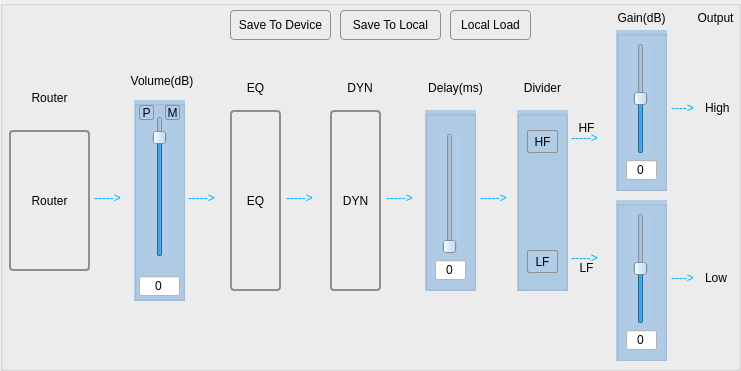
    <widget class="QGroupBox" name="groupBox_2">
     <property name="geometry">
      <rect>
       <x>20</x>
       <y>290</y>
       <width>741</width>
       <height>371</height>
      </rect>
     </property>
     <property name="title">
      <string/>
     </property>
     <widget class="QLabel" name="label_107">
      <property name="geometry">
       <rect>
        <x>230</x>
        <y>80</y>
        <width>51</width>
        <height>16</height>
       </rect>
      </property>
      <property name="text">
       <string>EQ</string>
      </property>
      <property name="alignment">
       <set>Qt::AlignCenter</set>
      </property>
     </widget>
     <widget class="QPushButton" name="eq">
      <property name="geometry">
       <rect>
        <x>230</x>
        <y>110</y>
        <width>51</width>
        <height>181</height>
       </rect>
      </property>
      <property name="focusPolicy">
       <enum>Qt::NoFocus</enum>
      </property>
      <property name="styleSheet">
       <string notr="true">QPushButton {
     border: 2px solid #8f8f91;
     border-radius: 4px;
     background-color: qlineargradient(x1: 0, y1: 0, x2: 0, y2: 1,
                                       stop: 0 #f6f7fa, stop: 1 #dadbde);
 }

 QPushButton:pressed {
     background-color: qlineargradient(x1: 0, y1: 0, x2: 0, y2: 1,
                                       stop: 0 #dadbde, stop: 1 #f6f7fa);
 }
</string>
      </property>
      <property name="text">
       <string>EQ</string>
      </property>
     </widget>
     <widget class="QLabel" name="label_135">
      <property name="geometry">
       <rect>
        <x>286</x>
        <y>190</y>
        <width>41</width>
        <height>16</height>
       </rect>
      </property>
      <property name="styleSheet">
       <string notr="true">color: rgb(0, 170, 255);</string>
      </property>
      <property name="text">
       <string>-----&gt;</string>
      </property>
     </widget>
     <widget class="QLabel" name="label_137">
      <property name="geometry">
       <rect>
        <x>386</x>
        <y>190</y>
        <width>41</width>
        <height>16</height>
       </rect>
      </property>
      <property name="styleSheet">
       <string notr="true">color: rgb(0, 170, 255);</string>
      </property>
      <property name="text">
       <string>-----&gt;</string>
      </property>
     </widget>
     <widget class="QLabel" name="label_138">
      <property name="geometry">
       <rect>
        <x>480</x>
        <y>190</y>
        <width>41</width>
        <height>16</height>
       </rect>
      </property>
      <property name="styleSheet">
       <string notr="true">color: rgb(0, 170, 255);</string>
      </property>
      <property name="text">
       <string>-----&gt;</string>
      </property>
     </widget>
     <widget class="QGroupBox" name="groupBox_11">
      <property name="geometry">
       <rect>
        <x>616</x>
        <y>30</y>
        <width>51</width>
        <height>161</height>
       </rect>
      </property>
      <property name="styleSheet">
       <string notr="true">background-color: rgb(177, 204, 231);</string>
      </property>
      <property name="title">
       <string/>
      </property>
      <widget class="QSlider" name="HFGainSlider">
       <property name="geometry">
        <rect>
         <x>15</x>
         <y>13</y>
         <width>20</width>
         <height>111</height>
        </rect>
       </property>
       <property name="minimum">
        <number>-15</number>
       </property>
       <property name="maximum">
        <number>15</number>
       </property>
       <property name="singleStep">
        <number>1</number>
       </property>
       <property name="value">
        <number>0</number>
       </property>
       <property name="orientation">
        <enum>Qt::Vertical</enum>
       </property>
      </widget>
      <widget class="QLineEdit" name="HFGainValue">
       <property name="geometry">
        <rect>
         <x>10</x>
         <y>130</y>
         <width>31</width>
         <height>20</height>
        </rect>
       </property>
       <property name="styleSheet">
        <string notr="true">background-color: rgb(255, 255, 255);</string>
       </property>
       <property name="text">
        <string>0</string>
       </property>
       <property name="alignment">
        <set>Qt::AlignCenter</set>
       </property>
      </widget>
     </widget>
     <widget class="QGroupBox" name="groupBox_10">
      <property name="geometry">
       <rect>
        <x>425</x>
        <y>110</y>
        <width>51</width>
        <height>181</height>
       </rect>
      </property>
      <property name="styleSheet">
       <string notr="true">background-color: rgb(177, 204, 231);</string>
      </property>
      <property name="title">
       <string/>
      </property>
      <widget class="QSlider" name="delaySlider">
       <property name="geometry">
        <rect>
         <x>15</x>
         <y>23</y>
         <width>20</width>
         <height>121</height>
        </rect>
       </property>
       <property name="maximum">
        <number>250</number>
       </property>
       <property name="value">
        <number>0</number>
       </property>
       <property name="orientation">
        <enum>Qt::Vertical</enum>
       </property>
      </widget>
      <widget class="QLineEdit" name="delayValue">
       <property name="geometry">
        <rect>
         <x>10</x>
         <y>150</y>
         <width>31</width>
         <height>20</height>
        </rect>
       </property>
       <property name="styleSheet">
        <string notr="true">background-color: rgb(255, 255, 255);</string>
       </property>
       <property name="text">
        <string>0</string>
       </property>
       <property name="alignment">
        <set>Qt::AlignCenter</set>
       </property>
      </widget>
     </widget>
     <widget class="QLabel" name="label_111">
      <property name="geometry">
       <rect>
        <x>616</x>
        <y>10</y>
        <width>51</width>
        <height>16</height>
       </rect>
      </property>
      <property name="text">
       <string>Gain(dB)</string>
      </property>
      <property name="alignment">
       <set>Qt::AlignCenter</set>
      </property>
     </widget>
     <widget class="QPushButton" name="router">
      <property name="geometry">
       <rect>
        <x>9</x>
        <y>130</y>
        <width>81</width>
        <height>141</height>
       </rect>
      </property>
      <property name="focusPolicy">
       <enum>Qt::NoFocus</enum>
      </property>
      <property name="styleSheet">
       <string notr="true">QPushButton {
     border: 2px solid #8f8f91;
     border-radius: 4px;
     background-color: qlineargradient(x1: 0, y1: 0, x2: 0, y2: 1,
                                       stop: 0 #f6f7fa, stop: 1 #dadbde);
 }

 QPushButton:pressed {
     background-color: qlineargradient(x1: 0, y1: 0, x2: 0, y2: 1,
                                       stop: 0 #dadbde, stop: 1 #f6f7fa);
 }
</string>
      </property>
      <property name="text">
       <string>Router</string>
      </property>
     </widget>
     <widget class="QLabel" name="label_90">
      <property name="geometry">
       <rect>
        <x>29</x>
        <y>90</y>
        <width>41</width>
        <height>16</height>
       </rect>
      </property>
      <property name="text">
       <string>Router</string>
      </property>
      <property name="alignment">
       <set>Qt::AlignCenter</set>
      </property>
     </widget>
     <widget class="QLabel" name="label_109">
      <property name="geometry">
       <rect>
        <x>340</x>
        <y>80</y>
        <width>40</width>
        <height>16</height>
       </rect>
      </property>
      <property name="text">
       <string>DYN</string>
      </property>
      <property name="alignment">
       <set>Qt::AlignCenter</set>
      </property>
     </widget>
     <widget class="QLabel" name="label_113">
      <property name="geometry">
       <rect>
        <x>188</x>
        <y>190</y>
        <width>41</width>
        <height>16</height>
       </rect>
      </property>
      <property name="styleSheet">
       <string notr="true">color: rgb(0, 170, 255);</string>
      </property>
      <property name="text">
       <string>-----&gt;</string>
      </property>
     </widget>
     <widget class="QLabel" name="label_110">
      <property name="geometry">
       <rect>
        <x>425</x>
        <y>80</y>
        <width>61</width>
        <height>16</height>
       </rect>
      </property>
      <property name="text">
       <string>Delay(ms)</string>
      </property>
      <property name="alignment">
       <set>Qt::AlignCenter</set>
      </property>
     </widget>
     <widget class="QGroupBox" name="groupBox_12">
      <property name="geometry">
       <rect>
        <x>616</x>
        <y>200</y>
        <width>51</width>
        <height>161</height>
       </rect>
      </property>
      <property name="styleSheet">
       <string notr="true">background-color: rgb(177, 204, 231);</string>
      </property>
      <property name="title">
       <string/>
      </property>
      <widget class="QSlider" name="LFGainSlider">
       <property name="geometry">
        <rect>
         <x>15</x>
         <y>13</y>
         <width>20</width>
         <height>111</height>
        </rect>
       </property>
       <property name="minimum">
        <number>-15</number>
       </property>
       <property name="maximum">
        <number>15</number>
       </property>
       <property name="value">
        <number>0</number>
       </property>
       <property name="orientation">
        <enum>Qt::Vertical</enum>
       </property>
      </widget>
      <widget class="QLineEdit" name="LFGainValue">
       <property name="geometry">
        <rect>
         <x>10</x>
         <y>130</y>
         <width>31</width>
         <height>20</height>
        </rect>
       </property>
       <property name="styleSheet">
        <string notr="true">background-color: rgb(255, 255, 255);</string>
       </property>
       <property name="text">
        <string>0</string>
       </property>
       <property name="alignment">
        <set>Qt::AlignCenter</set>
       </property>
      </widget>
     </widget>
     <widget class="QLabel" name="label_10">
      <property name="geometry">
       <rect>
        <x>517</x>
        <y>80</y>
        <width>51</width>
        <height>16</height>
       </rect>
      </property>
      <property name="text">
       <string>Divider</string>
      </property>
      <property name="alignment">
       <set>Qt::AlignCenter</set>
      </property>
     </widget>
     <widget class="QGroupBox" name="groupBox_5">
      <property name="geometry">
       <rect>
        <x>517</x>
        <y>110</y>
        <width>51</width>
        <height>181</height>
       </rect>
      </property>
      <property name="styleSheet">
       <string notr="true">background-color: rgb(177, 204, 231);</string>
      </property>
      <property name="title">
       <string/>
      </property>
      <widget class="QPushButton" name="dividerHF">
       <property name="geometry">
        <rect>
         <x>10</x>
         <y>20</y>
         <width>31</width>
         <height>23</height>
        </rect>
       </property>
       <property name="focusPolicy">
        <enum>Qt::NoFocus</enum>
       </property>
       <property name="styleSheet">
        <string notr="true">QPushButton {
     border: 1px solid #8f8f91;
     border-radius: 2px;
     background-color: qlineargradient(x1: 0, y1: 0, x2: 0, y2: 1,
                                       stop: 0 #f6f7fa, stop: 1 #dadbde);
 }

 QPushButton:pressed {
     background-color: qlineargradient(x1: 0, y1: 0, x2: 0, y2: 1,
                                       stop: 0 #dadbde, stop: 1 #f6f7fa);
 }
</string>
       </property>
       <property name="text">
        <string>HF</string>
       </property>
       <property name="checkable">
        <bool>false</bool>
       </property>
      </widget>
      <widget class="QPushButton" name="dividerLF">
       <property name="geometry">
        <rect>
         <x>10</x>
         <y>140</y>
         <width>31</width>
         <height>23</height>
        </rect>
       </property>
       <property name="focusPolicy">
        <enum>Qt::NoFocus</enum>
       </property>
       <property name="styleSheet">
        <string notr="true">QPushButton {
     border: 1px solid #8f8f91;
     border-radius: 2px;
     background-color: qlineargradient(x1: 0, y1: 0, x2: 0, y2: 1,
                                       stop: 0 #f6f7fa, stop: 1 #dadbde);
 }

 QPushButton:pressed {
     background-color: qlineargradient(x1: 0, y1: 0, x2: 0, y2: 1,
                                       stop: 0 #dadbde, stop: 1 #f6f7fa);
 }
</string>
       </property>
       <property name="text">
        <string>LF</string>
       </property>
       <property name="checkable">
        <bool>false</bool>
       </property>
      </widget>
     </widget>
     <widget class="QLabel" name="label_120">
      <property name="geometry">
       <rect>
        <x>571</x>
        <y>130</y>
        <width>41</width>
        <height>16</height>
       </rect>
      </property>
      <property name="styleSheet">
       <string notr="true">color: rgb(0, 170, 255);</string>
      </property>
      <property name="text">
       <string>-----&gt;</string>
      </property>
     </widget>
     <widget class="QLabel" name="label_121">
      <property name="geometry">
       <rect>
        <x>571</x>
        <y>250</y>
        <width>41</width>
        <height>16</height>
       </rect>
      </property>
      <property name="styleSheet">
       <string notr="true">color: rgb(0, 170, 255);</string>
      </property>
      <property name="text">
       <string>-----&gt;</string>
      </property>
     </widget>
     <widget class="QLabel" name="label_15">
      <property name="geometry">
       <rect>
        <x>571</x>
        <y>120</y>
        <width>31</width>
        <height>16</height>
       </rect>
      </property>
      <property name="text">
       <string>HF</string>
      </property>
      <property name="alignment">
       <set>Qt::AlignCenter</set>
      </property>
     </widget>
     <widget class="QLabel" name="label_19">
      <property name="geometry">
       <rect>
        <x>571</x>
        <y>260</y>
        <width>31</width>
        <height>16</height>
       </rect>
      </property>
      <property name="text">
       <string>LF</string>
      </property>
      <property name="alignment">
       <set>Qt::AlignCenter</set>
      </property>
     </widget>
     <widget class="QLabel" name="label_20">
      <property name="geometry">
       <rect>
        <x>695</x>
        <y>10</y>
        <width>41</width>
        <height>16</height>
       </rect>
      </property>
      <property name="text">
       <string>Output</string>
      </property>
      <property name="alignment">
       <set>Qt::AlignCenter</set>
      </property>
     </widget>
     <widget class="QLabel" name="label_21">
      <property name="geometry">
       <rect>
        <x>705</x>
        <y>100</y>
        <width>29</width>
        <height>16</height>
       </rect>
      </property>
      <property name="text">
       <string>High</string>
      </property>
     </widget>
     <widget class="QLabel" name="label_22">
      <property name="geometry">
       <rect>
        <x>705</x>
        <y>270</y>
        <width>29</width>
        <height>16</height>
       </rect>
      </property>
      <property name="text">
       <string>Low</string>
      </property>
     </widget>
     <widget class="QLabel" name="label_122">
      <property name="geometry">
       <rect>
        <x>671</x>
        <y>100</y>
        <width>41</width>
        <height>16</height>
       </rect>
      </property>
      <property name="styleSheet">
       <string notr="true">color: rgb(0, 170, 255);</string>
      </property>
      <property name="text">
       <string>----&gt;</string>
      </property>
     </widget>
     <widget class="QLabel" name="label_123">
      <property name="geometry">
       <rect>
        <x>671</x>
        <y>270</y>
        <width>41</width>
        <height>16</height>
       </rect>
      </property>
      <property name="styleSheet">
       <string notr="true">color: rgb(0, 170, 255);</string>
      </property>
      <property name="text">
       <string>----&gt;</string>
      </property>
     </widget>
     <widget class="QPushButton" name="dyn">
      <property name="geometry">
       <rect>
        <x>330</x>
        <y>110</y>
        <width>51</width>
        <height>181</height>
       </rect>
      </property>
      <property name="focusPolicy">
       <enum>Qt::NoFocus</enum>
      </property>
      <property name="styleSheet">
       <string notr="true">QPushButton {
     border: 2px solid #8f8f91;
     border-radius: 4px;
     background-color: qlineargradient(x1: 0, y1: 0, x2: 0, y2: 1,
                                       stop: 0 #f6f7fa, stop: 1 #dadbde);
 }

 QPushButton:pressed {
     background-color: qlineargradient(x1: 0, y1: 0, x2: 0, y2: 1,
                                       stop: 0 #dadbde, stop: 1 #f6f7fa);
 }
</string>
      </property>
      <property name="text">
       <string>DYN</string>
      </property>
     </widget>
     <widget class="QPushButton" name="saveButton">
      <property name="geometry">
       <rect>
        <x>230</x>
        <y>10</y>
        <width>101</width>
        <height>30</height>
       </rect>
      </property>
      <property name="focusPolicy">
       <enum>Qt::NoFocus</enum>
      </property>
      <property name="styleSheet">
       <string notr="true">QPushButton {
     border: 1px solid #8f8f91;
     border-radius: 4px;
     background-color: qlineargradient(x1: 0, y1: 0, x2: 0, y2: 1,
                                       stop: 0 #f6f7fa, stop: 1 #dadbde);
 }

 QPushButton:pressed {
     background-color: qlineargradient(x1: 0, y1: 0, x2: 0, y2: 1,
                                       stop: 0 #dadbde, stop: 1 #f6f7fa);
 }</string>
      </property>
      <property name="text">
       <string>Save To Device</string>
      </property>
     </widget>
     <widget class="QPushButton" name="saveAsButton">
      <property name="geometry">
       <rect>
        <x>340</x>
        <y>10</y>
        <width>101</width>
        <height>30</height>
       </rect>
      </property>
      <property name="focusPolicy">
       <enum>Qt::NoFocus</enum>
      </property>
      <property name="styleSheet">
       <string notr="true">QPushButton {
     border: 1px solid #8f8f91;
     border-radius: 4px;
     background-color: qlineargradient(x1: 0, y1: 0, x2: 0, y2: 1,
                                       stop: 0 #f6f7fa, stop: 1 #dadbde);
 }

 QPushButton:pressed {
     background-color: qlineargradient(x1: 0, y1: 0, x2: 0, y2: 1,
                                       stop: 0 #dadbde, stop: 1 #f6f7fa);
 }</string>
      </property>
      <property name="text">
       <string>Save To Local</string>
      </property>
     </widget>
     <widget class="QPushButton" name="loadButton">
      <property name="geometry">
       <rect>
        <x>450</x>
        <y>10</y>
        <width>81</width>
        <height>30</height>
       </rect>
      </property>
      <property name="focusPolicy">
       <enum>Qt::NoFocus</enum>
      </property>
      <property name="styleSheet">
       <string notr="true">QPushButton {
     border: 1px solid #8f8f91;
     border-radius: 4px;
     background-color: qlineargradient(x1: 0, y1: 0, x2: 0, y2: 1,
                                       stop: 0 #f6f7fa, stop: 1 #dadbde);
 }

 QPushButton:pressed {
     background-color: qlineargradient(x1: 0, y1: 0, x2: 0, y2: 1,
                                       stop: 0 #dadbde, stop: 1 #f6f7fa);
 }</string>
      </property>
      <property name="text">
       <string>Local Load</string>
      </property>
     </widget>
     <widget class="QGroupBox" name="groupBox_13">
      <property name="geometry">
       <rect>
        <x>134</x>
        <y>100</y>
        <width>51</width>
        <height>201</height>
       </rect>
      </property>
      <property name="styleSheet">
       <string notr="true">background-color: rgb(177, 204, 231);</string>
      </property>
      <property name="title">
       <string/>
      </property>
      <widget class="QSlider" name="volumeSlider_2">
       <property name="geometry">
        <rect>
         <x>18</x>
         <y>16</y>
         <width>16</width>
         <height>141</height>
        </rect>
       </property>
       <property name="minimum">
        <number>-100</number>
       </property>
       <property name="maximum">
        <number>12</number>
       </property>
       <property name="orientation">
        <enum>Qt::Vertical</enum>
       </property>
       <property name="tickPosition">
        <enum>QSlider::NoTicks</enum>
       </property>
      </widget>
      <widget class="QPushButton" name="gain1P">
       <property name="geometry">
        <rect>
         <x>5</x>
         <y>5</y>
         <width>15</width>
         <height>15</height>
        </rect>
       </property>
       <property name="focusPolicy">
        <enum>Qt::NoFocus</enum>
       </property>
       <property name="styleSheet">
        <string notr="true">QPushButton {
     border: 1px solid #8f8f91;
     border-radius: 2px;
     background-color: qlineargradient(x1: 0, y1: 0, x2: 0, y2: 1,
                                       stop: 0 #f6f7fa, stop: 1 #dadbde);
 }

 QPushButton:pressed {
     background-color: qlineargradient(x1: 0, y1: 0, x2: 0, y2: 1,
                                       stop: 0 #dadbde, stop: 1 #f6f7fa);
 }
QPushButton:checked{
	background-color: rgb(255, 255, 0);
}</string>
       </property>
       <property name="text">
        <string>P</string>
       </property>
       <property name="checkable">
        <bool>true</bool>
       </property>
      </widget>
      <widget class="QPushButton" name="gain1M">
       <property name="geometry">
        <rect>
         <x>31</x>
         <y>5</y>
         <width>15</width>
         <height>15</height>
        </rect>
       </property>
       <property name="focusPolicy">
        <enum>Qt::NoFocus</enum>
       </property>
       <property name="styleSheet">
        <string notr="true">QPushButton {
     border: 1px solid #8f8f91;
     border-radius: 2px;
     background-color: qlineargradient(x1: 0, y1: 0, x2: 0, y2: 1,
                                       stop: 0 #f6f7fa, stop: 1 #dadbde);
 }

 QPushButton:pressed {
     background-color: qlineargradient(x1: 0, y1: 0, x2: 0, y2: 1,
                                       stop: 0 #dadbde, stop: 1 #f6f7fa);
 }
QPushButton:checked{
	background-color: rgb(255, 0, 0);
}</string>
       </property>
       <property name="text">
        <string>M</string>
       </property>
       <property name="checkable">
        <bool>true</bool>
       </property>
      </widget>
      <widget class="QLineEdit" name="volumeValue_2">
       <property name="geometry">
        <rect>
         <x>5</x>
         <y>176</y>
         <width>41</width>
         <height>20</height>
        </rect>
       </property>
       <property name="styleSheet">
        <string notr="true">background-color: rgb(255, 255, 255);</string>
       </property>
       <property name="text">
        <string>0</string>
       </property>
       <property name="alignment">
        <set>Qt::AlignCenter</set>
       </property>
      </widget>
     </widget>
     <widget class="QLabel" name="label_114">
      <property name="geometry">
       <rect>
        <x>94</x>
        <y>190</y>
        <width>41</width>
        <height>16</height>
       </rect>
      </property>
      <property name="styleSheet">
       <string notr="true">color: rgb(0, 170, 255);</string>
      </property>
      <property name="text">
       <string>-----&gt;</string>
      </property>
     </widget>
     <widget class="QLabel" name="label_91">
      <property name="geometry">
       <rect>
        <x>125</x>
        <y>70</y>
        <width>74</width>
        <height>21</height>
       </rect>
      </property>
      <property name="text">
       <string>Volume(dB)</string>
      </property>
      <property name="alignment">
       <set>Qt::AlignCenter</set>
      </property>
     </widget>
    </widget>
